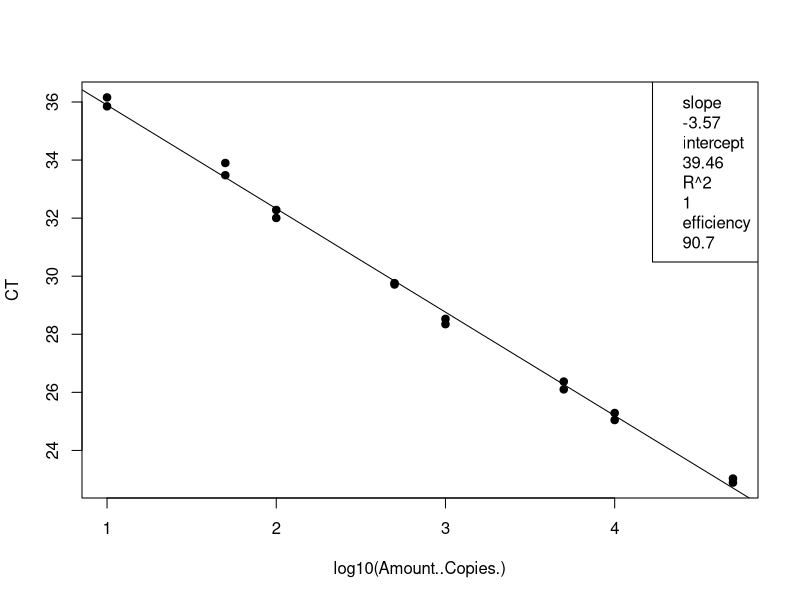
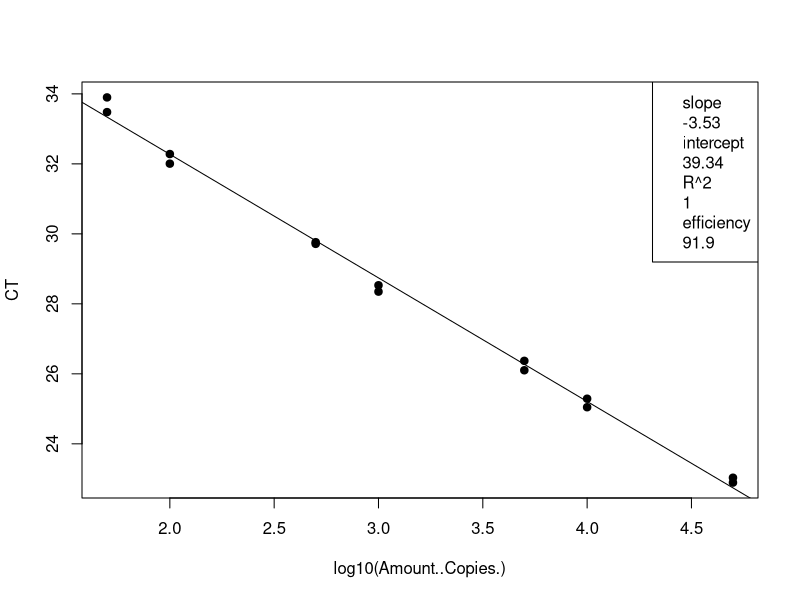
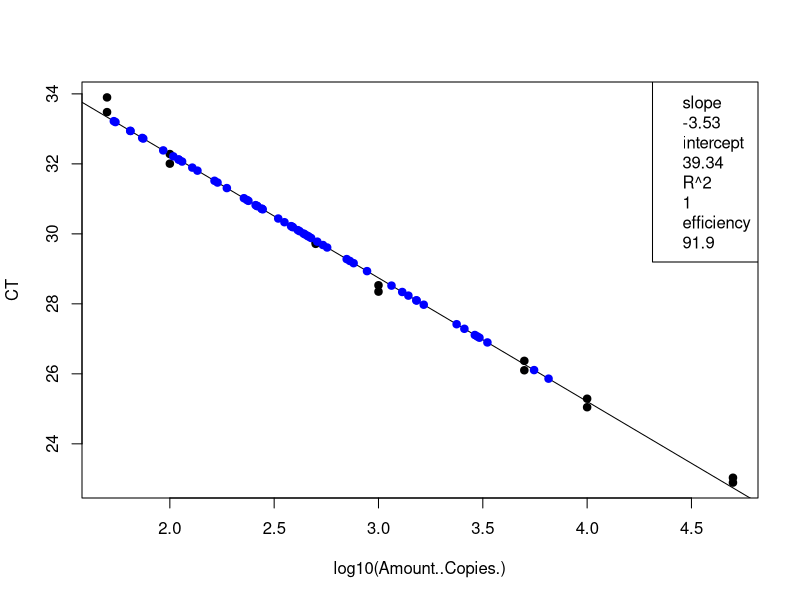
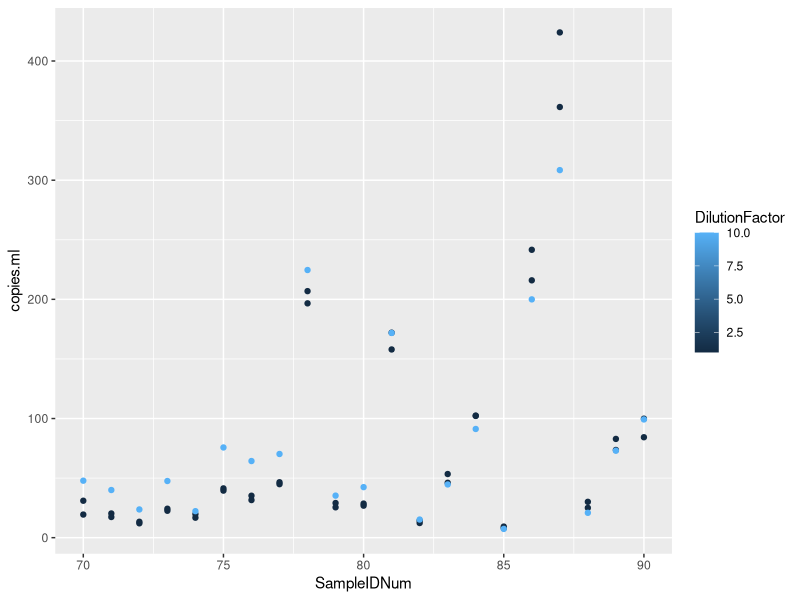

Reproduce these figures in R, in order.
## ---- chunk 1
knitr::opts_chunk$set(echo = TRUE)

## ---- chunk 2
# load the data (note data file must be in this repository)
data <- read.csv("Plate4_GenBac_qPCRConversion.csv")
View(data)

# clean up the data file (there is some stuff at the bottom and extra blank rows)
data <- data[-68:-70,] # This removes rows 92-95
data <- data[-74:-76,] # This removes rows 92-95
View(data)

# assign to the correct data class #warning message about NAs is OK
class(data$CT) # check the data class type
data$CT <- as.numeric(as.character(data$CT)) # change to numeric
data$Amount..Copies. <- as.numeric(as.character(data$Amount..Copies.)) # change to numeric
## ---- chunk 3
# linear regression of standard curve
standards = data[1:16,]
standardCurve <- lm(CT ~ log10(Amount..Copies.), data = standards)
  
standardCurvePlot <- plot(CT ~ log10(Amount..Copies.), data = standards, pch=19) 
abline(coef(standardCurve)) 
legend("topright", legend=c(paste= "slope", round(standardCurve$coefficients[2], 2), 
                            paste= "intercept", round(standardCurve$coefficients[1], 2), 
                            paste= "R^2", round(summary(standardCurve)$r.squared, 2),
                            paste = "efficiency", round((10^(-1/standardCurve$coefficients[2])-1)*100, 1)))
## ---- chunk 4
# remove standards that sucked and redo analysis NOT NEEDED 21 Jan 2020
standards <- standards[-15:-16,] # uncomment this line and change which rows to remove
standardCurve <- lm(CT ~ log10(Amount..Copies.), data = standards)

standardCurvePlot <- plot(CT ~ log10(Amount..Copies.), data = standards, pch=19)
abline(coef(standardCurve))
col = "blue"
legend("topright", legend=c(paste= "slope", round(standardCurve$coefficients[2], 2),
                            paste= "intercept", round(standardCurve$coefficients[1], 2),
                            paste= "R^2", round(summary(standardCurve)$r.squared, 2),
                            paste = "efficiency", round((10^(-1/standardCurve$coefficients[2])-1)*100, 1)))
## ---- chunk 5
# data set of unknowns including info on standard curve
#unknowns = subset(data, Name == "UNKNOWN")
unknowns = data[17:85,]
#unknowns <- unknowns[-1:-3,] # uncomment this line and change which rows to remove if these samples were outside of the standard curve

# add new columns to the data table
unknowns$plate_num = 1 #change to the actual plate number
unknowns$standard_slope = standardCurve$coefficients[2]
unknowns$standard_intercept = standardCurve$coefficients[1]
unknowns$R2 = summary(standardCurve)$r.squared
unknowns$efficiency =  (10^(-1/standardCurve$coefficients[2])-1)*100
  
# add a new column that interpolates copies/well from Ct for the unknowns
unknowns$log.copies.well = ((unknowns$CT - standardCurve$coefficients[1])/standardCurve$coefficients[2])
unknowns$copies.well = 10^unknowns$log.copies.well

# copies/ul extract accounting for dilution factor
vol.well = 3 #qPCR template volume in ul
unknowns$vol.well = vol.well
unknowns$copies.ul = ((unknowns$copies.well/vol.well)*unknowns$DilutionFactor)

# copies/extraction
vol.elution = 110 #DNA extraction elution volume in ul
unknowns$vol.elution = vol.elution
unknowns$copies.extraction = (unknowns$copies.ul*vol.elution)

# copies/ml #Volume is volume of sample filtered in mL
unknowns$copies.ml = (unknowns$copies.extraction/unknowns$Volume)


## ---- chunk 6
standards <- standards[-15:-16,] # uncomment this line and change which rows to remove
standardCurve <- lm(CT ~ log10(Amount..Copies.), data = standards)

standardCurvePlot <- plot(CT ~ log10(Amount..Copies.), data = standards, pch=19)
abline(coef(standardCurve))
col = "blue"
legend("topright", legend=c(paste= "slope", round(standardCurve$coefficients[2], 2),
                            paste= "intercept", round(standardCurve$coefficients[1], 2),
                            paste= "R^2", round(summary(standardCurve)$r.squared, 2),
                            paste = "efficiency", round((10^(-1/standardCurve$coefficients[2])-1)*100, 1)))

unknowns = unknowns[1:69,]
standardCurve <- lm(CT ~ log10(copies.well), data = unknowns)

standardCurvePlot <- points(CT ~ log10(copies.well), data = unknowns, pch=19, col = "blue")


#abline(coef(standardCurve))
#legend("topright", legend=c(paste= "slope", round(standardCurve$coefficients[2], 2),
                            #paste= "intercept", round(standardCurve$coefficients[1], 2),
                            #paste= "R^2", round(summary(standardCurve)$r.squared, 2),
                            #paste = "efficiency", round((10^(-1/standardCurve$coefficients[2])-1)*100, 1)))
## ---- chunk 7
# make a plot that compares the diluted to undiluted replicates for each sample including dilution factor
library("ggplot2")
unknowns$SampleIDNum <- as.numeric(as.character(unknowns$SampleIDNum)) # change to numeric
replicates = unknowns[1:71,]
#replicates <- replicates[-18,] # This removes rows (B11)
#replicates <- replicates[-32,] # This removes rows (D8)
#replicates <- replicates[-55,] # This removes rows (G5)
qplot(SampleIDNum,copies.ml, data=replicates, col=DilutionFactor)
## ---- chunk 8
# write csv file
write.csv(unknowns, file = "Plate4_GenBac_ConvertedData.csv", row.names=FALSE, na="")

# average the replicates (if not strongly inhibited) and make a new file
library(dplyr)
data.average = unknowns %>% group_by(SampleIDNum) %>% summarise(copies.ml = mean(copies.ml, na.rm = T))
write.csv(data.average, file = "Plate4_GenBac_Averaged.csv", row.names=FALSE, na="")
